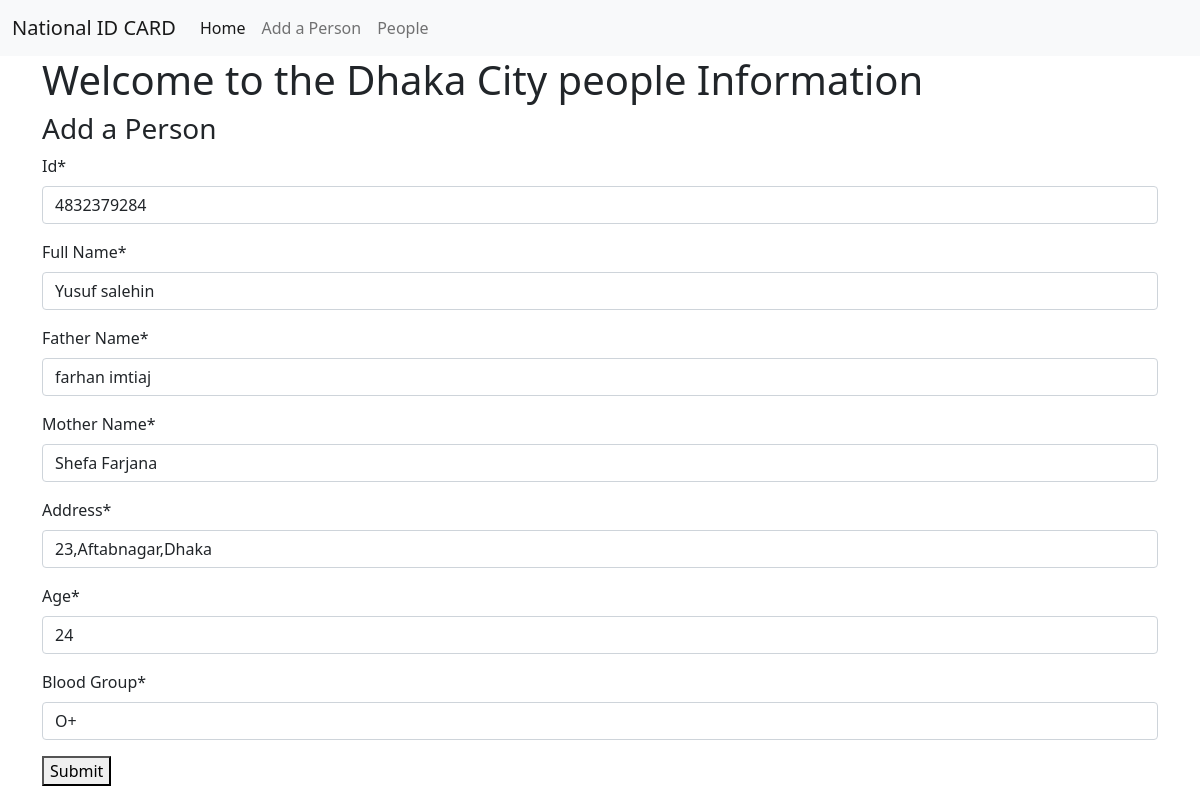
Screenshot of /update_person/4832379284 with the database file from the repository.
### dhaka_city/models.py (models this page shows)
class people_table(models.Model):
    id = models.IntegerField(primary_key=True)
    Full_name = models.CharField(max_length=100, verbose_name="Full Name")
    Father_name = models.CharField(max_length=100, verbose_name="Father Name")
    Mother_name = models.CharField(max_length=100, verbose_name="Mother Name")
    address = models.CharField(max_length=100, verbose_name="Address")
    Age = models.IntegerField()
    Blood_group = models.CharField(max_length=100, verbose_name="Blood Group", null=True)

### dhaka_city/views.py (the view)
# urls.py: path('update_person/<int:id>', update_person, name="update_person_u"),
def update_person(request, id):
    person = people_table.objects.get(pk=id)
    if request.method == 'POST':
        one_person = people_tableForm(request.POST, instance = person)
        if one_person.is_valid():
            one_person.save()
            return redirect('people_info_u')
    else:
        person = people_tableForm(instance=person)
        return render(request, 'add_person.html', {"form" : person})

### dhaka_city/forms.py
class people_tableForm(forms.ModelForm):
    class Meta:
        model = people_table
        fields = ['id', 'Full_name', 'Father_name','Mother_name', 'address', 'Age','Blood_group']

### dhaka_city/templates/add_person.html (shortened to what this page needs)
{% extends "index.html" %}
{% load crispy_forms_tags %}
{% block content %}
<div class="container">
    <h1>Welcome to the Dhaka City people Information</h1>
    <h3>Add a Person</h3>
    <form method="POST">
        {{ form | crispy }}
        <button type="submit">Submit</button>
    </form>
</div>
{% endblock %}

### rows the page displays
people_table: id "4832379284", Full_name "Yusuf salehin", Father_name "farhan imtiaj", Mother_name "Shefa Farjana", address "23,Aftabnagar,Dhaka", Age "24", Blood_group "O+"
